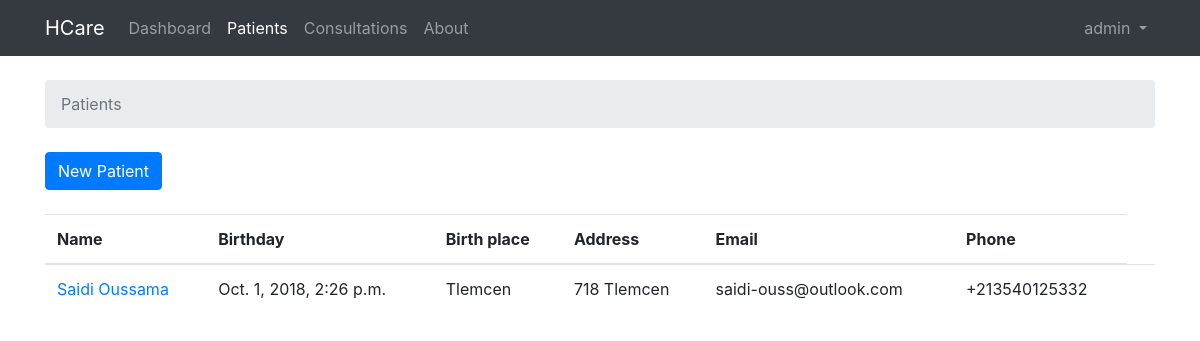
Screenshot of /patients/ (signed in) with the database file from the repository.
### patient_followup/models.py (models this page shows, shortened)
class Patient(models.Model):
    genders = (
        ('f', 'Female'),
        ('m', 'Male'),
    )
    name = models.CharField(max_length=30)
    birthday = models.DateTimeField()
    birthplace = models.CharField(max_length=30)
    sex = models.CharField(max_length=1,choices=genders)
    address = models.CharField(max_length=128)
    phone= models.CharField(max_length=13)
    email= models.CharField(max_length=254,default="")
    social_number = models.CharField(max_length=20)
    picture = models.ImageField(upload_to=image_directory_path,storage=image_storage)
    comment = models.TextField()

### patient_followup/views.py (the view)
# urls.py: url(r'^patients/$', views.patients, name='patients'),
@login_required
def patients(request):
    patient_list = Patient.objects.all()
    page = request.GET.get('page', 1)
    paginator = Paginator(patient_list, 10)
    try:
        patients = paginator.page(page)
    except PageNotAnInteger:
        patients = paginator.page(1)
    except EmptyPage:
        patients = paginator.page(paginator.num_pages)
    paginator = Paginator(patient_list, 10)
    return render(request, 'patients.html',{'patients':patients})

### templates/patients.html (shortened to what this page needs)
{% extends 'base.html' %}
{% block breadcrumb %}
  <li class="breadcrumb-item active">Patients</li>
{% endblock %}
{% block content %}
<div class="mb-4">
  <a href="{% url 'new_patient' %}" class="btn btn-primary">New Patient</a>
</div>
  <table class="table">
    <thead class="thead-inverse">
      <tr>
        <th>Name</th>
        <th>Birthday</th>
        <th>Birth place</th>
        <th>Address</th>
        <th>Email</th>
        <th>Phone</th>
      </tr>
    </thead>
    <tbody>
      {% for patient in patients %}
        <tr>
          <td>
            <a href="{% url 'patient' patient.pk %}">{{ patient.name }}</a>
          </td>
          <td class="align-middle">{{ patient.birthday }}</td>
          <td class="align-middle">{{ patient.birthplace }}</td>
          <td class="align-middle">{{ patient.address }}</td>
          <td class="align-middle">{{ patient.email }}</td>
          <td class="align-middle">{{ patient.phone }}</td>
          <td></td>
        </tr>
      {% endfor %}
    </tbody>
  </table>
{% endblock %}

### templates/base.html (shortened to what this page needs)
{% load static %}<!DOCTYPE html>
<html>
  <head>
    <link rel="stylesheet" href="{% static 'css/bootstrap.css' %}">
    <link rel="stylesheet" href="{% static 'css/base.css' %}">
  </head>
  <body>
    {% block body %}
    <div id="wrapper">
    <nav class="navbar navbar-expand-sm navbar-dark bg-dark">
      <div class="container">
        <a class="navbar-brand" href="{% url 'home' %}">HCare</a>
        <div class="collapse navbar-collapse" id="mainMenu">
         <ul class="navbar-nav mr-auto">
             <li class="nav-item {% if request.resolver_match.url_name == 'home' %}active{% endif %}">
                 <a class="nav-link" href="{% url 'home' %}">Dashboard</a>
             </li>
             <li class="nav-item">
                    <a class="nav-link {% if request.resolver_match.url_name == 'patients' %}active{% endif %}" href="{% url 'patients' %}">Patients</a>
            </li>
            <li class="nav-item">
                    <a class="nav-link" href="#">Consultations</a>
            </li>
            <li class="nav-item">
                    <a class="nav-link" href="#">About</a>
            </li>
         </ul>
          {% if user.is_authenticated %}
            <ul class="navbar-nav ml-auto">
              <li class="nav-item dropdown">
                <a class="nav-link dropdown-toggle" href="#" id="userMenu" data-toggle="dropdown" aria-haspopup="true" aria-expanded="false">
                  {{ user.username }}
                </a>
              </li>
            </ul>
          {% else %}
            <form class="form-inline ml-auto">
              <a href="{% url 'login' %}" class="btn btn-outline-secondary">Log in</a>
              <a href="{% url 'signup' %}" class="btn btn-primary ml-2">Sign up</a>
            </form>
          {% endif %}
        </div>
      </div>
    </nav>
      <div class="container">
        <ol class="breadcrumb my-4">
          {% block breadcrumb %}
          {% endblock %}
        </ol>
        {% block content %}
        {% endblock %}
      </div>
      </div>
    {% endblock body %}
  </body>
</html>

### rows the page displays
Patient: name "Saidi Oussama", birthday "Oct. 1, 2018, 2:26 p.m.", birthplace "Tlemcen", address "718 Tlemcen", email "saidi-ouss@outlook.com", phone "+213540125332"

### other values shown
{{ user.username }} "admin"
